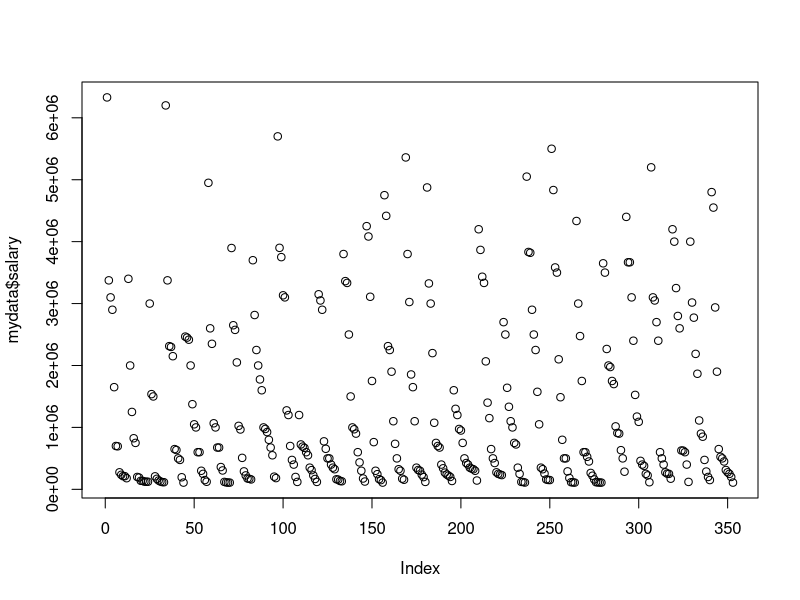
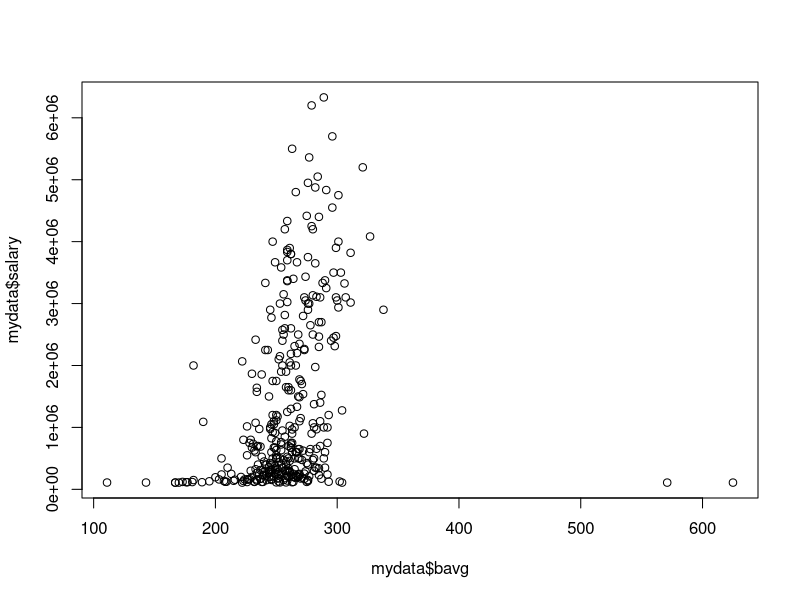
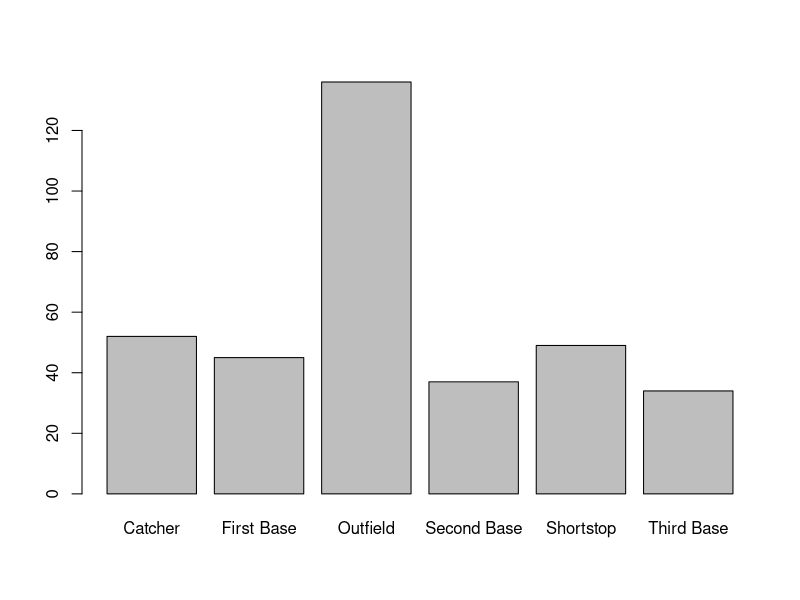
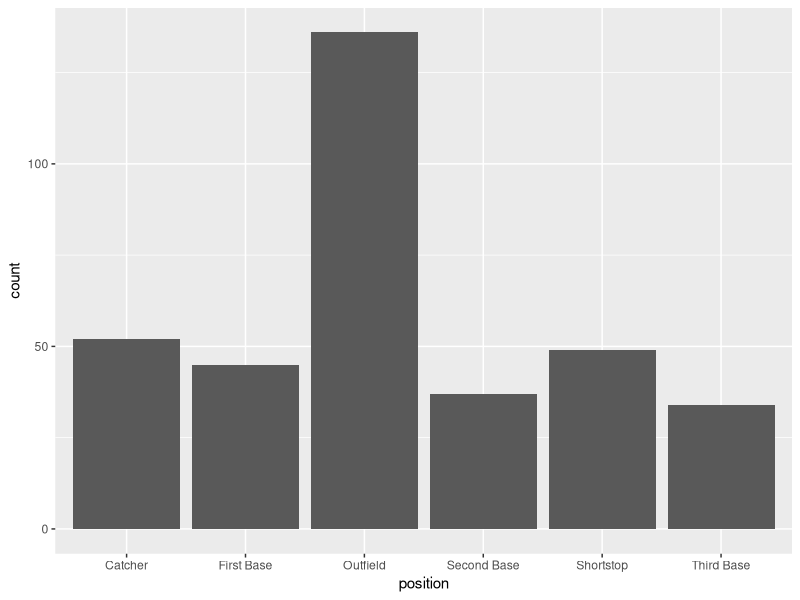
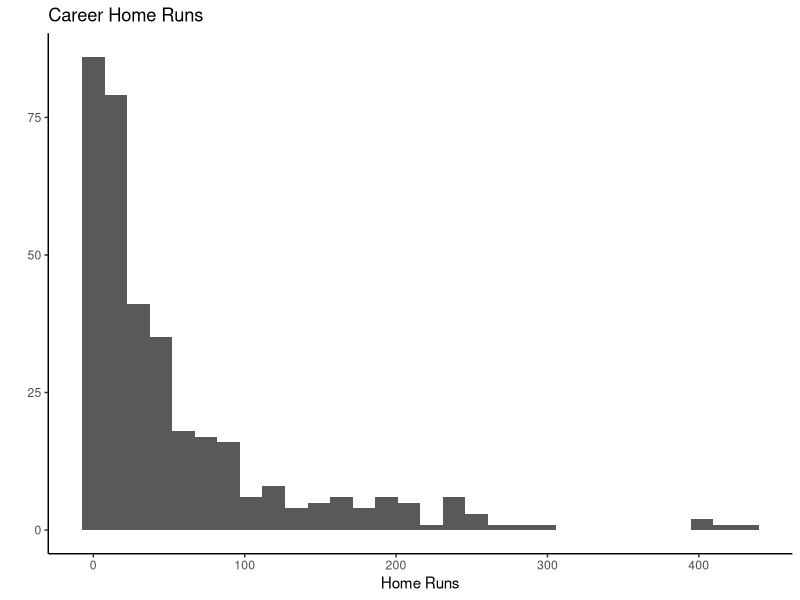
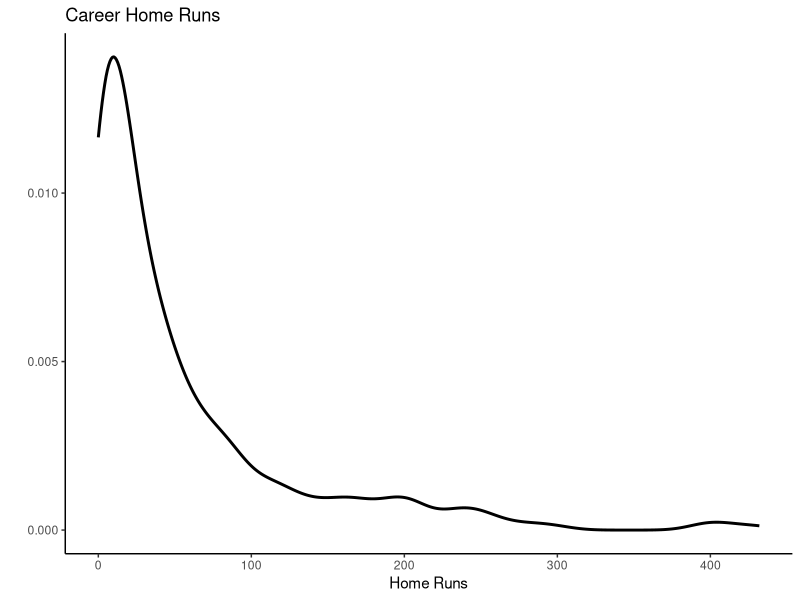
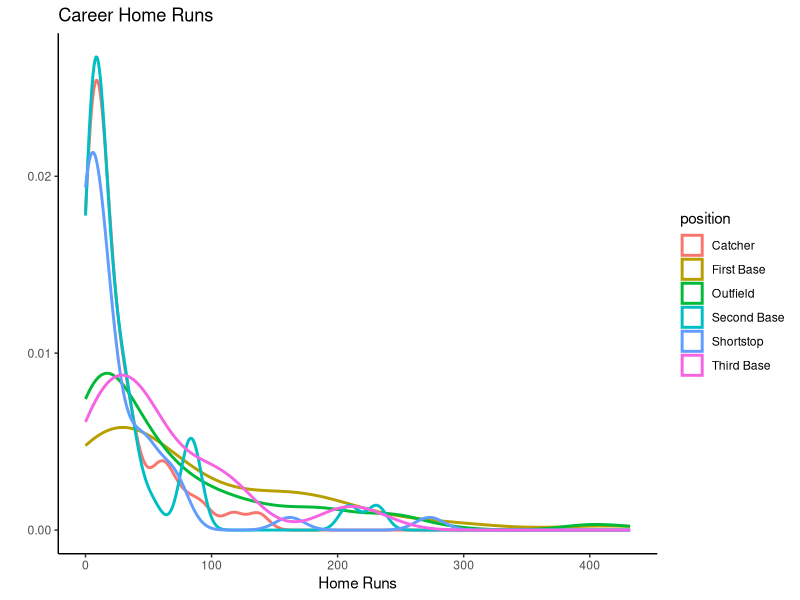
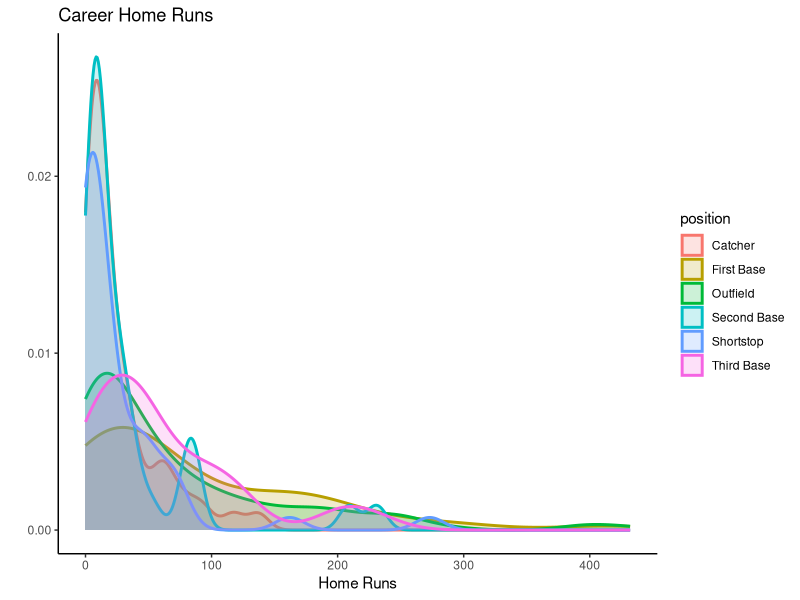

R code for these plots, in order:
## ---- chunk 1
library(tidyverse)
## ---- chunk 2
mydata <- read.csv("data/mlb1.csv", na.strings = ".")
## ---- chunk 3
names(mydata)
## ---- chunk 4
mydata[10,18:23]
## ---- chunk 5
mydata <- mydata %>%  mutate(position = case_when(frstbase == 1 ~ "First Base",
                                                  scndbase == 1 ~ "Second Base",
                                                  shrtstop == 1 ~ "Shortstop",
                                                  thrdbase == 1 ~ "Third Base",
                                                  outfield == 1 ~ "Outfield",
                                                  catcher == 1 ~ "Catcher")) %>% mutate(position = as.factor(position))
## ---- chunk 6
mydata <- mydata %>%  mutate(ethnicity = case_when(black == 1 ~ "black",
                                                   hispan == 1 ~ "hispanic",
                                                   (black == 0) & (hispan == 0) ~ "white")) %>% 
                               mutate(ethnicity = as.factor(ethnicity))
## ---- chunk 7
plot(mydata$salary)
## ---- chunk 8
plot(mydata$bavg,mydata$salary) # first variable for horizontal, 2nd for vertical axis
## ---- chunk 9
plot(mydata$position)
## ---- chunk 10
g1 <- ggplot(mydata, aes(x = position)) + 
  geom_bar() 
## ---- chunk 11
g1
## ---- chunk 12
g2 <- ggplot(mydata, aes(x = hruns)) + 
  geom_histogram() + 
  theme_classic() +
  labs(x = "Home Runs", y = "", title ="Career Home Runs")
g2
## ---- chunk 13
g3 <- ggplot(mydata, aes(x = hruns)) + 
  geom_density(size = 1) + 
  theme_classic() +
  labs(x = "Home Runs", y = "", title ="Career Home Runs")
g3
## ---- chunk 14
g4 <- ggplot(mydata, aes(x = hruns, color = position)) + 
  geom_density(size = 1) + 
  theme_classic() +
  labs(x = "Home Runs", y = "", title ="Career Home Runs")
g4
## ---- chunk 15
g4 <- ggplot(mydata, aes(x = hruns, fill = position, colour = position)) + 
  geom_density(size = 1, alpha = 0.2) + 
  theme_classic() +
  labs(x = "Home Runs", y = "", title ="Career Home Runs")
g4
## ---- chunk 16
g5 <- ggplot(mydata, aes(x = hruns, y = salary)) + 
  geom_point() + 
  theme_classic() +
  labs(x = "Home Runs", y = "Salary", title ="Scatter plot")
g5
## ---- chunk 17
g7 <- ggplot(mydata, aes(x = hruns, y = salary, colour = position)) + 
  geom_point() + 
  theme_classic() +
  labs(x = "Home Runs", y = "Salary", title ="Scatter plot")
g7
## ---- chunk 18
g8 <- ggplot(mydata, aes(x = hruns, y = salary)) + 
  geom_point() + 
  theme_classic() +
  facet_wrap(vars(position)) +
  labs(x = "Home Runs", y = "Salary", title ="Scatter plots")
g8
## ---- chunk 19
g9 <- ggplot(mydata, aes(x = position)) + 
  geom_bar() + 
  theme_classic() +
  facet_grid(vars(ethnicity)) +
  labs(title ="Bar graph of positions (conditional on ethnicity) ")
g9
## ---- chunk 20
ggsave("baseball.png", g9)
## ---- chunk 21
ggsave("baseball_wide.png", width = 15, height = 9, g9)
